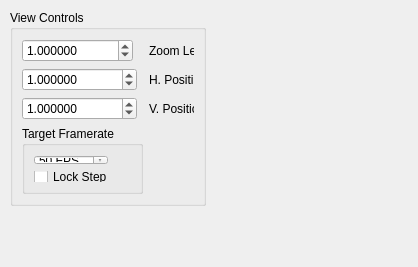
<?xml version="1.0" encoding="UTF-8"?>
<ui version="4.0">
 <class>CGLWidget</class>
 <widget class="QWidget" name="CGLWidget">
  <property name="geometry">
   <rect>
    <x>0</x>
    <y>0</y>
    <width>418</width>
    <height>267</height>
   </rect>
  </property>
  <property name="sizePolicy">
   <sizepolicy hsizetype="Minimum" vsizetype="Minimum">
    <horstretch>0</horstretch>
    <verstretch>0</verstretch>
   </sizepolicy>
  </property>
  <property name="windowTitle">
   <string>Form</string>
  </property>
  <widget class="QGroupBox" name="controlBox">
   <property name="geometry">
    <rect>
     <x>10</x>
     <y>10</y>
     <width>196</width>
     <height>196</height>
    </rect>
   </property>
   <property name="sizePolicy">
    <sizepolicy hsizetype="Minimum" vsizetype="Minimum">
     <horstretch>0</horstretch>
     <verstretch>0</verstretch>
    </sizepolicy>
   </property>
   <property name="autoFillBackground">
    <bool>true</bool>
   </property>
   <property name="title">
    <string>View Controls</string>
   </property>
   <property name="flat">
    <bool>true</bool>
   </property>
   <layout class="QFormLayout" name="formLayout">
    <item row="0" column="0">
     <widget class="QDoubleSpinBox" name="zoomBox">
      <property name="decimals">
       <number>6</number>
      </property>
      <property name="minimum">
       <double>0.000001000000000</double>
      </property>
      <property name="maximum">
       <double>16777215.000000000000000</double>
      </property>
      <property name="value">
       <double>1.000000000000000</double>
      </property>
     </widget>
    </item>
    <item row="0" column="1">
     <widget class="QLabel" name="label">
      <property name="text">
       <string>Zoom Level</string>
      </property>
      <property name="buddy">
       <cstring>zoomBox</cstring>
      </property>
     </widget>
    </item>
    <item row="1" column="0">
     <widget class="QDoubleSpinBox" name="horzBox">
      <property name="decimals">
       <number>6</number>
      </property>
      <property name="minimum">
       <double>-16777215.000000000000000</double>
      </property>
      <property name="maximum">
       <double>16777215.000000000000000</double>
      </property>
      <property name="value">
       <double>1.000000000000000</double>
      </property>
     </widget>
    </item>
    <item row="1" column="1">
     <widget class="QLabel" name="label_2">
      <property name="text">
       <string>H. Position</string>
      </property>
      <property name="buddy">
       <cstring>horzBox</cstring>
      </property>
     </widget>
    </item>
    <item row="2" column="0">
     <widget class="QDoubleSpinBox" name="vertBox">
      <property name="decimals">
       <number>6</number>
      </property>
      <property name="minimum">
       <double>-16777215.000000000000000</double>
      </property>
      <property name="maximum">
       <double>16777215.000000000000000</double>
      </property>
      <property name="value">
       <double>1.000000000000000</double>
      </property>
     </widget>
    </item>
    <item row="2" column="1">
     <widget class="QLabel" name="label_3">
      <property name="text">
       <string>V. Position</string>
      </property>
      <property name="buddy">
       <cstring>vertBox</cstring>
      </property>
     </widget>
    </item>
    <item row="3" column="0">
     <widget class="QGroupBox" name="frameRateBox">
      <property name="title">
       <string>Target Framerate</string>
      </property>
      <property name="flat">
       <bool>false</bool>
      </property>
      <property name="checkable">
       <bool>false</bool>
      </property>
      <layout class="QFormLayout" name="formLayout_2">
       <item row="0" column="0">
        <widget class="QSpinBox" name="frameRateSpinBox">
         <property name="suffix">
          <string> FPS</string>
         </property>
         <property name="maximum">
          <number>999</number>
         </property>
         <property name="value">
          <number>50</number>
         </property>
        </widget>
       </item>
       <item row="1" column="0">
        <widget class="QCheckBox" name="lockStepCheck">
         <property name="text">
          <string>Lock Step</string>
         </property>
        </widget>
       </item>
      </layout>
     </widget>
    </item>
   </layout>
  </widget>
 </widget>
 <resources/>
 <connections>
  <connection>
   <sender>zoomBox</sender>
   <signal>valueChanged(double)</signal>
   <receiver>CGLWidget</receiver>
   <slot>SetZoom(double)</slot>
   <hints>
    <hint type="sourcelabel">
     <x>60</x>
     <y>43</y>
    </hint>
    <hint type="destinationlabel">
     <x>221</x>
     <y>46</y>
    </hint>
   </hints>
  </connection>
  <connection>
   <sender>horzBox</sender>
   <signal>valueChanged(double)</signal>
   <receiver>CGLWidget</receiver>
   <slot>SetHorz(double)</slot>
   <hints>
    <hint type="sourcelabel">
     <x>82</x>
     <y>79</y>
    </hint>
    <hint type="destinationlabel">
     <x>277</x>
     <y>73</y>
    </hint>
   </hints>
  </connection>
  <connection>
   <sender>vertBox</sender>
   <signal>valueChanged(double)</signal>
   <receiver>CGLWidget</receiver>
   <slot>SetVert(double)</slot>
   <hints>
    <hint type="sourcelabel">
     <x>50</x>
     <y>95</y>
    </hint>
    <hint type="destinationlabel">
     <x>308</x>
     <y>97</y>
    </hint>
   </hints>
  </connection>
  <connection>
   <sender>frameRateSpinBox</sender>
   <signal>valueChanged(int)</signal>
   <receiver>CGLWidget</receiver>
   <slot>SetTargetFramerate(int)</slot>
   <hints>
    <hint type="sourcelabel">
     <x>73</x>
     <y>157</y>
    </hint>
    <hint type="destinationlabel">
     <x>228</x>
     <y>152</y>
    </hint>
   </hints>
  </connection>
  <connection>
   <sender>lockStepCheck</sender>
   <signal>clicked(bool)</signal>
   <receiver>CGLWidget</receiver>
   <slot>SetLockStep(bool)</slot>
   <hints>
    <hint type="sourcelabel">
     <x>95</x>
     <y>173</y>
    </hint>
    <hint type="destinationlabel">
     <x>254</x>
     <y>174</y>
    </hint>
   </hints>
  </connection>
 </connections>
 <slots>
  <slot>SetZoom(double)</slot>
  <slot>SetHorz(double)</slot>
  <slot>SetVert(double)</slot>
  <slot>SetTargetFramerate(int)</slot>
  <slot>SetLockStep(bool)</slot>
 </slots>
</ui>
